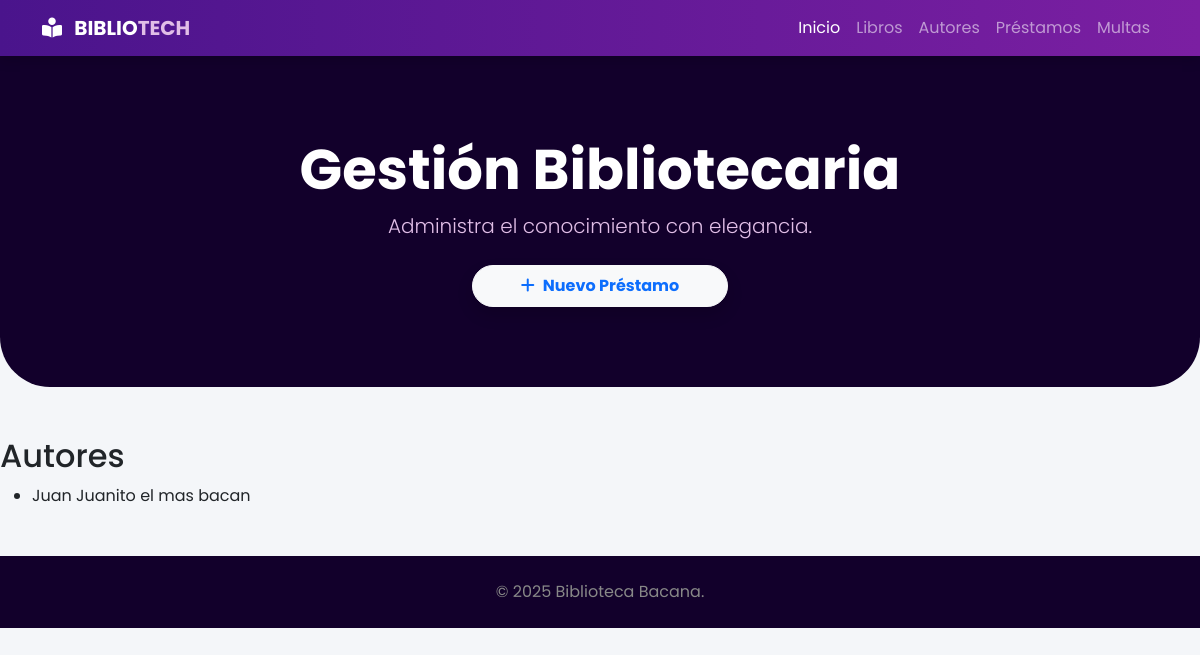
The app's page /autores/, older data.
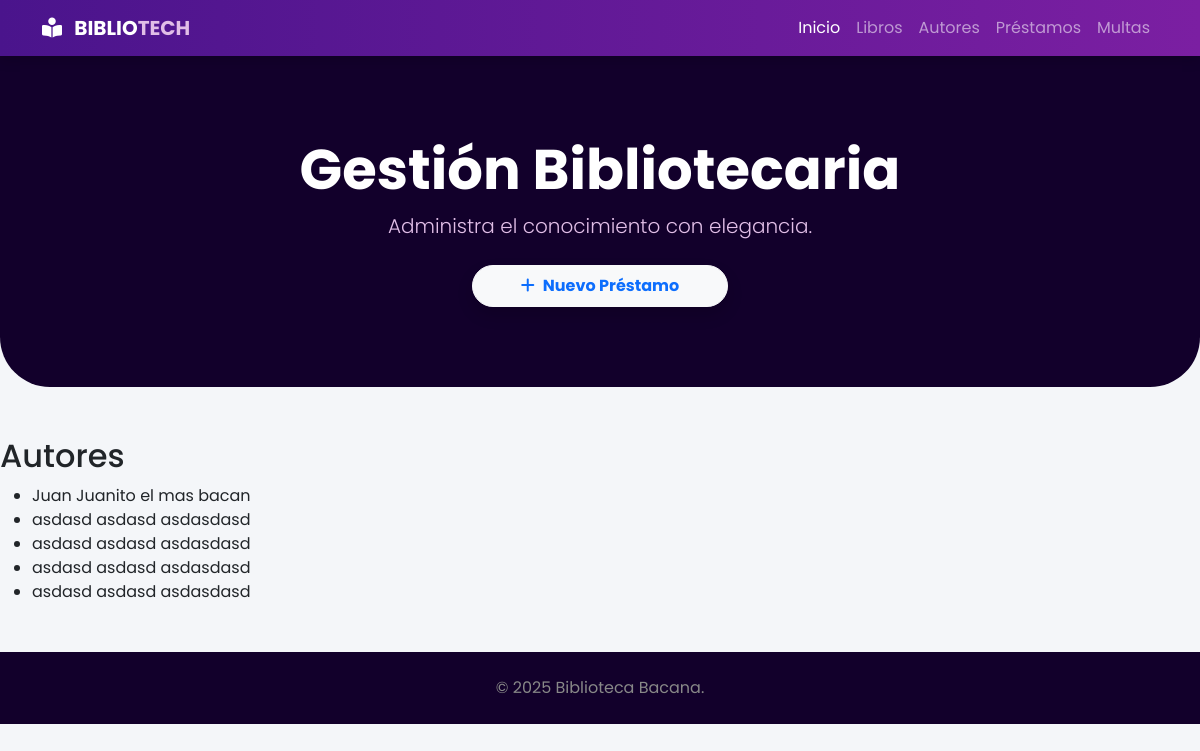
The same page, newer data.
### gestion/models.py (models this page shows, shortened)
class Autor(models.Model): #parecido a django,
    nombre = models.CharField(max_length=50) #models es tipo texto y tiene un maximo de caracteres de 50
    apellido = models.CharField(max_length=50) #lo mismo pero para apellido
    bibliografia = models.CharField(max_length=200, blank=True, null=True)

### gestion/views.py (the view)
# urls.py: path("autores/", lista_autores, name="lista_autores"),
def lista_autores(request):
    autores = Autor.objects.all() #SELECT * FROM AUTORES #HAY QUE IMPORTAR EL AUTOR DEL MODELS PARA QUE LO RECONOZCA
    return render(request, 'gestion/templates/autores.html', {'autores' : autores} ) #explicar el render y quequest

### gestion/templates/autores.html
{% extends "index.html" %}
{% block contenido %} <h2> Autores </h2>
<ul> {% for autor in autores%}
    <li> {{autor.nombre}} {{autor.apellido}} {{autor.bibliografia}}
    </li>
{% endfor %}
</ul>
{% endblock %}

Row changes from the older to the newer data that the page shows:
added Autor: nombre "asdasd", apellido "asdasd", bibliografia "asdasdasd"
added Autor: nombre "asdasd", apellido "asdasd", bibliografia "asdasdasd"
added Autor: nombre "asdasd", apellido "asdasd", bibliografia "asdasdasd"
added Autor: nombre "asdasd", apellido "asdasd", bibliografia "asdasdasd"
